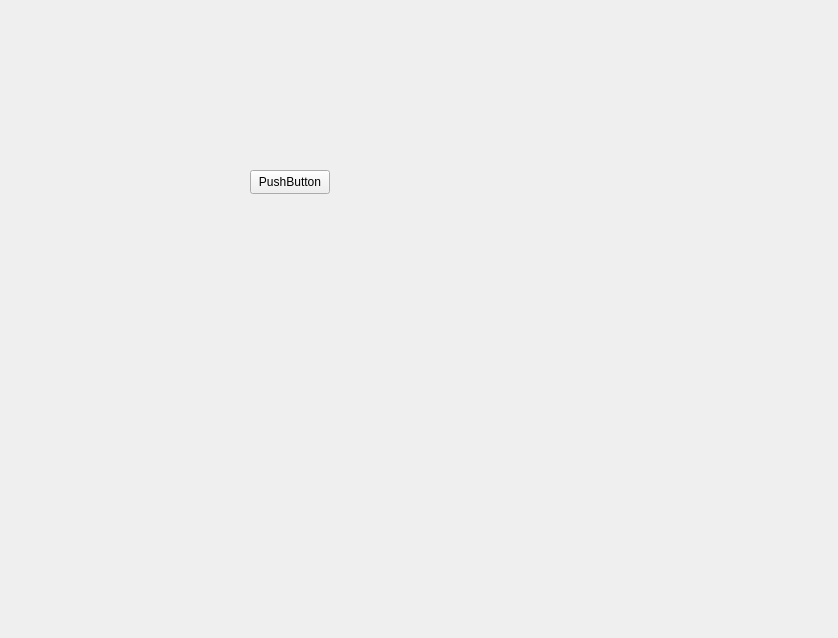
<?xml version="1.0" encoding="UTF-8"?>
<ui version="4.0">
 <class>MainWindow</class>
 <widget class="QMainWindow" name="MainWindow">
  <property name="geometry">
   <rect>
    <x>0</x>
    <y>0</y>
    <width>838</width>
    <height>638</height>
   </rect>
  </property>
  <property name="windowTitle">
   <string>MainWindow</string>
  </property>
  <widget class="QWidget" name="centralwidget">
   <widget class="QPushButton" name="botonn">
    <property name="geometry">
     <rect>
      <x>250</x>
      <y>170</y>
      <width>80</width>
      <height>24</height>
     </rect>
    </property>
    <property name="text">
     <string>PushButton</string>
    </property>
   </widget>
  </widget>
 </widget>
 <resources/>
 <connections/>
</ui>
